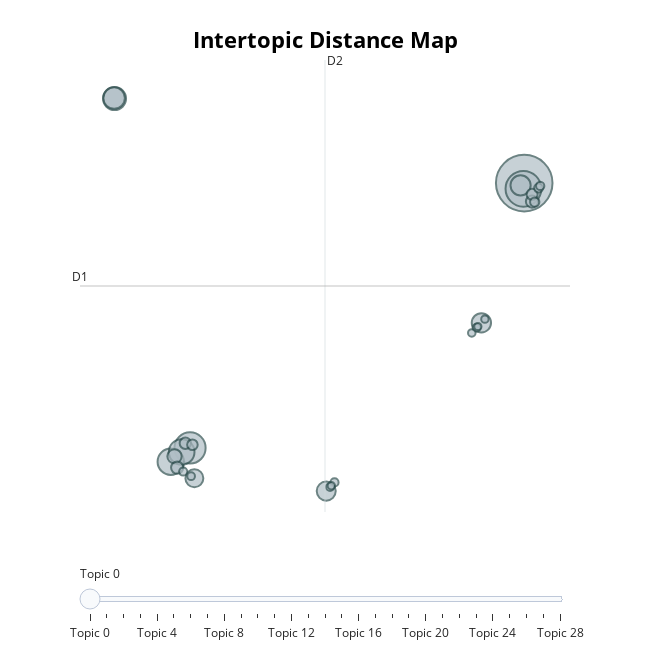

Notebook code for this chart:
### Markdown cell above
## Visualize Topics

### Code cell
topic_model.visualize_topics()

### Figure 1 — Plotly figure (JSON) as saved in the notebook; plotly's stock layout.template omitted (floating-point values rounded to 4 significant figures)
{"data": [{"customdata": [[0, "use | child | present | substance | upset", 1292], [1, "30 | days | age | things | self", 515], [2, "score | percentile | raw | rank | scaled", 391], [3, "disorder | anxiety | diagnosis | psychiatric | comorbid", 281], [4, "language | age | mother | father | family", 266], [5, "history | disease | cause | sibling | medical", 214], [6, "stage | dominant | treadmill | participant | rate", 187], [7, "eating | eat | food | foods | weight", 164], [8, "used | medication | occasions | planned | heroin", 150], [9, "weekdays | weekend | parent | restriction | monitor", 146], [10, "driving | intoxicated | smoke | cigarettes | pregnancy", 130], [11, "duration | weeks | longest | sibling | illness", 83], [12, "craving | strong | desire | compulsions | obsessive", 61], [13, "sleep | night | asleep | sleeps | child", 60], [14, "valid | administration | completed | reason | wais", 52], [15, "parents | argue | arguments | usually | argument", 49], [16, "total | score | ace | apgar | apq", 45], [17, "restless | seated | remaining | difficulty | hyperactive", 35], [18, "student | peers | school | chances | lots", 32], [19, "plate | response | result | 03 | 04", 28], [20, "time | day | hours | exact | primary", 27], [21, "tolerance | substance | marked | concentration | present", 27], [22, "pcp | ketamine | dust | angel | abuse", 26], [23, "texting | messaging | weekdays | weekend | parent", 26], [24, "withdrawal | substance | symptoms | present | relieve", 24], [25, "dose | highest | medication |  | ", 23], [26, "music | frequency | weekdays | weekend | day", 22], [27, "happen | times | yes | did | 22b", 22], [28, "glue | aerosols | inhalants | high | sniffed", 21]], "hovertemplate": "<b>Topic %{customdata[0]}</b><br>%{customdata[1]}<br>Size: %{customdata[2]}", "legendgroup": "", "marker": {"color": "#B0BEC5", "line": {"color": "DarkSlateGrey", "width": 2}, "size": [1292, 515, 391, 281, 266, 214, 187, 164, 150, 146, 130, 83, 61, 60, 52, 49, 45, 35, 32, 28, 27, 27, 26, 26, 24, 23, 22, 22, 21], "sizemode": "area", "sizeref": 0.8075, "symbol": "circle"}, "mode": "markers", "name": "", "orientation": "v", "showlegend": false, "type": "scatter", "x": [11.79, 11.74, -9.782, -11.03, -10.32, -14.66, -14.68, 11.55, 9.024, -0.9919, -9.503, -10.79, -10.61, 12.29, -10.09, 12.3, -9.63, 12.47, 12.71, 12.82, -0.4589, -10.22, 8.716, -0.741, -9.714, 8.403, -0.6617, 9.25, 8.798], "xaxis": "x", "y": [10.38, 10.03, -5.9, -6.748, -6.148, 15.58, 15.61, 10.24, 1.789, -8.555, -7.765, -6.417, -7.109, 9.244, -5.613, 9.691, -5.709, 9.211, 10.08, 10.21, -8.021, -7.351, 1.482, -8.305, -7.639, 1.169, -8.225, 2.014, 1.565], "yaxis": "y"}], "layout": {"annotations": [{"showarrow": false, "text": "D1", "x": -16.89, "y": 4.054, "yshift": 10}, {"showarrow": false, "text": "D2", "x": -1.071, "xshift": 10, "y": 17.95}], "height": 650, "hoverlabel": {"bgcolor": "white", "font": {"family": "Rockwell", "size": 16}}, "legend": {"itemsizing": "constant", "tracegroupgap": 0}, "margin": {"t": 60}, "shapes": [{"line": {"color": "#CFD8DC", "width": 2}, "type": "line", "x0": -1.071, "x1": -1.071, "y0": -9.839, "y1": 17.95}, {"line": {"color": "#9E9E9E", "width": 2}, "type": "line", "x0": -16.89, "x1": 14.74, "y0": 4.054, "y1": 4.054}], "sliders": [{"active": 0, "pad": {"t": 50}, "steps": [{"args": [{"marker.color": [["red", "#B0BEC5", "#B0BEC5", "#B0BEC5", "#B0BEC5", "#B0BEC5", "#B0BEC5", "#B0BEC5", "#B0BEC5", "#B0BEC5", "#B0BEC5", "#B0BEC5", "#B0BEC5", "#B0BEC5", "#B0BEC5", "#B0BEC5", "#B0BEC5", "#B0BEC5", "#B0BEC5", "#B0BEC5", "#B0BEC5", "#B0BEC5", "#B0BEC5", "#B0BEC5", "#B0BEC5", "#B0BEC5", "#B0BEC5", "#B0BEC5", "#B0BEC5"]]}], "label": "Topic 0", "method": "update"}, {"args": [{"marker.color": [["#B0BEC5", "red", "#B0BEC5", "#B0BEC5", "#B0BEC5", "#B0BEC5", "#B0BEC5", "#B0BEC5", "#B0BEC5", "#B0BEC5", "#B0BEC5", "#B0BEC5", "#B0BEC5", "#B0BEC5", "#B0BEC5", "#B0BEC5", "#B0BEC5", "#B0BEC5", "#B0BEC5", "#B0BEC5", "#B0BEC5", "#B0BEC5", "#B0BEC5", "#B0BEC5", "#B0BEC5", "#B0BEC5", "#B0BEC5", "#B0BEC5", "#B0BEC5"]]}], "label": "Topic 1", "method": "update"}, {"args": [{"marker.color": [["#B0BEC5", "#B0BEC5", "red", "#B0BEC5", "#B0BEC5", "#B0BEC5", "#B0BEC5", "#B0BEC5", "#B0BEC5", "#B0BEC5", "#B0BEC5", "#B0BEC5", "#B0BEC5", "#B0BEC5", "#B0BEC5", "#B0BEC5", "#B0BEC5", "#B0BEC5", "#B0BEC5", "#B0BEC5", "#B0BEC5", "#B0BEC5", "#B0BEC5", "#B0BEC5", "#B0BEC5", "#B0BEC5", "#B0BEC5", "#B0BEC5", "#B0BEC5"]]}], "label": "Topic 2", "method": "update"}, {"args": [{"marker.color": [["#B0BEC5", "#B0BEC5", "#B0BEC5", "red", "#B0BEC5", "#B0BEC5", "#B0BEC5", "#B0BEC5", "#B0BEC5", "#B0BEC5", "#B0BEC5", "#B0BEC5", "#B0BEC5", "#B0BEC5", "#B0BEC5", "#B0BEC5", "#B0BEC5", "#B0BEC5", "#B0BEC5", "#B0BEC5", "#B0BEC5", "#B0BEC5", "#B0BEC5", "#B0BEC5", "#B0BEC5", "#B0BEC5", "#B0BEC5", "#B0BEC5", "#B0BEC5"]]}], "label": "Topic 3", "method": "update"}, {"args": [{"marker.color": [["#B0BEC5", "#B0BEC5", "#B0BEC5", "#B0BEC5", "red", "#B0BEC5", "#B0BEC5", "#B0BEC5", "#B0BEC5", "#B0BEC5", "#B0BEC5", "#B0BEC5", "#B0BEC5", "#B0BEC5", "#B0BEC5", "#B0BEC5", "#B0BEC5", "#B0BEC5", "#B0BEC5", "#B0BEC5", "#B0BEC5", "#B0BEC5", "#B0BEC5", "#B0BEC5", "#B0BEC5", "#B0BEC5", "#B0BEC5", "#B0BEC5", "#B0BEC5"]]}], "label": "Topic 4", "method": "update"}, {"args": [{"marker.color": [["#B0BEC5", "#B0BEC5", "#B0BEC5", "#B0BEC5", "#B0BEC5", "red", "#B0BEC5", "#B0BEC5", "#B0BEC5", "#B0BEC5", "#B0BEC5", "#B0BEC5", "#B0BEC5", "#B0BEC5", "#B0BEC5", "#B0BEC5", "#B0BEC5", "#B0BEC5", "#B0BEC5", "#B0BEC5", "#B0BEC5", "#B0BEC5", "#B0BEC5", "#B0BEC5", "#B0BEC5", "#B0BEC5", "#B0BEC5", "#B0BEC5", "#B0BEC5"]]}], "label": "Topic 5", "method": "update"}, {"args": [{"marker.color": [["#B0BEC5", "#B0BEC5", "#B0BEC5", "#B0BEC5", "#B0BEC5", "#B0BEC5", "red", "#B0BEC5", "#B0BEC5", "#B0BEC5", "#B0BEC5", "#B0BEC5", "#B0BEC5", "#B0BEC5", "#B0BEC5", "#B0BEC5", "#B0BEC5", "#B0BEC5", "#B0BEC5", "#B0BEC5", "#B0BEC5", "#B0BEC5", "#B0BEC5", "#B0BEC5", "#B0BEC5", "#B0BEC5", "#B0BEC5", "#B0BEC5", "#B0BEC5"]]}], "label": "Topic 6", "method": "update"}, {"args": [{"marker.color": [["#B0BEC5", "#B0BEC5", "#B0BEC5", "#B0BEC5", "#B0BEC5", "#B0BEC5", "#B0BEC5", "red", "#B0BEC5", "#B0BEC5", "#B0BEC5", "#B0BEC5", "#B0BEC5", "#B0BEC5", "#B0BEC5", "#B0BEC5", "#B0BEC5", "#B0BEC5", "#B0BEC5", "#B0BEC5", "#B0BEC5", "#B0BEC5", "#B0BEC5", "#B0BEC5", "#B0BEC5", "#B0BEC5", "#B0BEC5", "#B0BEC5", "#B0BEC5"]]}], "label": "Topic 7", "method": "update"}, {"args": [{"marker.color": [["#B0BEC5", "#B0BEC5", "#B0BEC5", "#B0BEC5", "#B0BEC5", "#B0BEC5", "#B0BEC5", "#B0BEC5", "red", "#B0BEC5", "#B0BEC5", "#B0BEC5", "#B0BEC5", "#B0BEC5", "#B0BEC5", "#B0BEC5", "#B0BEC5", "#B0BEC5", "#B0BEC5", "#B0BEC5", "#B0BEC5", "#B0BEC5", "#B0BEC5", "#B0BEC5", "#B0BEC5", "#B0BEC5", "#B0BEC5", "#B0BEC5", "#B0BEC5"]]}], "label": "Topic 8", "method": "update"}, {"args": [{"marker.color": [["#B0BEC5", "#B0BEC5", "#B0BEC5", "#B0BEC5", "#B0BEC5", "#B0BEC5", "#B0BEC5", "#B0BEC5", "#B0BEC5", "red", "#B0BEC5", "#B0BEC5", "#B0BEC5", "#B0BEC5", "#B0BEC5", "#B0BEC5", "#B0BEC5", "#B0BEC5", "#B0BEC5", "#B0BEC5", "#B0BEC5", "#B0BEC5", "#B0BEC5", "#B0BEC5", "#B0BEC5", "#B0BEC5", "#B0BEC5", "#B0BEC5", "#B0BEC5"]]}], "label": "Topic 9", "method": "update"}, {"args": [{"marker.color": [["#B0BEC5", "#B0BEC5", "#B0BEC5", "#B0BEC5", "#B0BEC5", "#B0BEC5", "#B0BEC5", "#B0BEC5", "#B0BEC5", "#B0BEC5", "red", "#B0BEC5", "#B0BEC5", "#B0BEC5", "#B0BEC5", "#B0BEC5", "#B0BEC5", "#B0BEC5", "#B0BEC5", "#B0BEC5", "#B0BEC5", "#B0BEC5", "#B0BEC5", "#B0BEC5", "#B0BEC5", "#B0BEC5", "#B0BEC5", "#B0BEC5", "#B0BEC5"]]}], "label": "Topic 10", "method": "update"}, {"args": [{"marker.color": [["#B0BEC5", "#B0BEC5", "#B0BEC5", "#B0BEC5", "#B0BEC5", "#B0BEC5", "#B0BEC5", "#B0BEC5", "#B0BEC5", "#B0BEC5", "#B0BEC5", "red", "#B0BEC5", "#B0BEC5", "#B0BEC5", "#B0BEC5", "#B0BEC5", "#B0BEC5", "#B0BEC5", "#B0BEC5", "#B0BEC5", "#B0BEC5", "#B0BEC5", "#B0BEC5", "#B0BEC5", "#B0BEC5", "#B0BEC5", "#B0BEC5", "#B0BEC5"]]}], "label": "Topic 11", "method": "update"}, {"args": [{"marker.color": [["#B0BEC5", "#B0BEC5", "#B0BEC5", "#B0BEC5", "#B0BEC5", "#B0BEC5", "#B0BEC5", "#B0BEC5", "#B0BEC5", "#B0BEC5", "#B0BEC5", "#B0BEC5", "red", "#B0BEC5", "#B0BEC5", "#B0BEC5", "#B0BEC5", "#B0BEC5", "#B0BEC5", "#B0BEC5", "#B0BEC5", "#B0BEC5", "#B0BEC5", "#B0BEC5", "#B0BEC5", "#B0BEC5", "#B0BEC5", "#B0BEC5", "#B0BEC5"]]}], "label": "Topic 12", "method": "update"}, {"args": [{"marker.color": [["#B0BEC5", "#B0BEC5", "#B0BEC5", "#B0BEC5", "#B0BEC5", "#B0BEC5", "#B0BEC5", "#B0BEC5", "#B0BEC5", "#B0BEC5", "#B0BEC5", "#B0BEC5", "#B0BEC5", "red", "#B0BEC5", "#B0BEC5", "#B0BEC5", "#B0BEC5", "#B0BEC5", "#B0BEC5", "#B0BEC5", "#B0BEC5", "#B0BEC5", "#B0BEC5", "#B0BEC5", "#B0BEC5", "#B0BEC5", "#B0BEC5", "#B0BEC5"]]}], "label": "Topic 13", "method": "update"}, {"args": [{"marker.color": [["#B0BEC5", "#B0BEC5", "#B0BEC5", "#B0BEC5", "#B0BEC5", "#B0BEC5", "#B0BEC5", "#B0BEC5", "#B0BEC5", "#B0BEC5", "#B0BEC5", "#B0BEC5", "#B0BEC5", "#B0BEC5", "red", "#B0BEC5", "#B0BEC5", "#B0BEC5", "#B0BEC5", "#B0BEC5", "#B0BEC5", "#B0BEC5", "#B0BEC5", "#B0BEC5", "#B0BEC5", "#B0BEC5", "#B0BEC5", "#B0BEC5", "#B0BEC5"]]}], "label": "Topic 14", "method": "update"}, {"args": [{"marker.color": [["#B0BEC5", "#B0BEC5", "#B0BEC5", "#B0BEC5", "#B0BEC5", "#B0BEC5", "#B0BEC5", "#B0BEC5", "#B0BEC5", "#B0BEC5", "#B0BEC5", "#B0BEC5", "#B0BEC5", "#B0BEC5", "#B0BEC5", "red", "#B0BEC5", "#B0BEC5", "#B0BEC5", "#B0BEC5", "#B0BEC5", "#B0BEC5", "#B0BEC5", "#B0BEC5", "#B0BEC5", "#B0BEC5", "#B0BEC5", "#B0BEC5", "#B0BEC5"]]}], "label": "Topic 15", "method": "update"}, {"args": [{"marker.color": [["#B0BEC5", "#B0BEC5", "#B0BEC5", "#B0BEC5", "#B0BEC5", "#B0BEC5", "#B0BEC5", "#B0BEC5", "#B0BEC5", "#B0BEC5", "#B0BEC5", "#B0BEC5", "#B0BEC5", "#B0BEC5", "#B0BEC5", "#B0BEC5", "red", "#B0BEC5", "#B0BEC5", "#B0BEC5", "#B0BEC5", "#B0BEC5", "#B0BEC5", "#B0BEC5", "#B0BEC5", "#B0BEC5", "#B0BEC5", "#B0BEC5", "#B0BEC5"]]}], "label": "Topic 16", "method": "update"}, {"args": [{"marker.color": [["#B0BEC5", "#B0BEC5", "#B0BEC5", "#B0BEC5", "#B0BEC5", "#B0BEC5", "#B0BEC5", "#B0BEC5", "#B0BEC5", "#B0BEC5", "#B0BEC5", "#B0BEC5", "#B0BEC5", "#B0BEC5", "#B0BEC5", "#B0BEC5", "#B0BEC5", "red", "#B0BEC5", "#B0BEC5", "#B0BEC5", "#B0BEC5", "#B0BEC5", "#B0BEC5", "#B0BEC5", "#B0BEC5", "#B0BEC5", "#B0BEC5", "#B0BEC5"]]}], "label": "Topic 17", "method": "update"}, {"args": [{"marker.color": [["#B0BEC5", "#B0BEC5", "#B0BEC5", "#B0BEC5", "#B0BEC5", "#B0BEC5", "#B0BEC5", "#B0BEC5", "#B0BEC5", "#B0BEC5", "#B0BEC5", "#B0BEC5", "#B0BEC5", "#B0BEC5", "#B0BEC5", "#B0BEC5", "#B0BEC5", "#B0BEC5", "red", "#B0BEC5", "#B0BEC5", "#B0BEC5", "#B0BEC5", "#B0BEC5", "#B0BEC5", "#B0BEC5", "#B0BEC5", "#B0BEC5", "#B0BEC5"]]}], "label": "Topic 18", "method": "update"}, {"args": [{"marker.color": [["#B0BEC5", "#B0BEC5", "#B0BEC5", "#B0BEC5", "#B0BEC5", "#B0BEC5", "#B0BEC5", "#B0BEC5", "#B0BEC5", "#B0BEC5", "#B0BEC5", "#B0BEC5", "#B0BEC5", "#B0BEC5", "#B0BEC5", "#B0BEC5", "#B0BEC5", "#B0BEC5", "#B0BEC5", "red", "#B0BEC5", "#B0BEC5", "#B0BEC5", "#B0BEC5", "#B0BEC5", "#B0BEC5", "#B0BEC5", "#B0BEC5", "#B0BEC5"]]}], "label": "Topic 19", "method": "update"}, {"args": [{"marker.color": [["#B0BEC5", "#B0BEC5", "#B0BEC5", "#B0BEC5", "#B0BEC5", "#B0BEC5", "#B0BEC5", "#B0BEC5", "#B0BEC5", "#B0BEC5", "#B0BEC5", "#B0BEC5", "#B0BEC5", "#B0BEC5", "#B0BEC5", "#B0BEC5", "#B0BEC5", "#B0BEC5", "#B0BEC5", "#B0BEC5", "red", "#B0BEC5", "#B0BEC5", "#B0BEC5", "#B0BEC5", "#B0BEC5", "#B0BEC5", "#B0BEC5", "#B0BEC5"]]}], "label": "Topic 20", "method": "update"}, {"args": [{"marker.color": [["#B0BEC5", "#B0BEC5", "#B0BEC5", "#B0BEC5", "#B0BEC5", "#B0BEC5", "#B0BEC5", "#B0BEC5", "#B0BEC5", "#B0BEC5", "#B0BEC5", "#B0BEC5", "#B0BEC5", "#B0BEC5", "#B0BEC5", "#B0BEC5", "#B0BEC5", "#B0BEC5", "#B0BEC5", "#B0BEC5", "#B0BEC5", "red", "#B0BEC5", "#B0BEC5", "#B0BEC5", "#B0BEC5", "#B0BEC5", "#B0BEC5", "#B0BEC5"]]}], "label": "Topic 21", "method": "update"}, {"args": [{"marker.color": [["#B0BEC5", "#B0BEC5", "#B0BEC5", "#B0BEC5", "#B0BEC5", "#B0BEC5", "#B0BEC5", "#B0BEC5", "#B0BEC5", "#B0BEC5", "#B0BEC5", "#B0BEC5", "#B0BEC5", "#B0BEC5", "#B0BEC5", "#B0BEC5", "#B0BEC5", "#B0BEC5", "#B0BEC5", "#B0BEC5", "#B0BEC5", "#B0BEC5", "red", "#B0BEC5", "#B0BEC5", "#B0BEC5", "#B0BEC5", "#B0BEC5", "#B0BEC5"]]}], "label": "Topic 22", "method": "update"}, {"args": [{"marker.color": [["#B0BEC5", "#B0BEC5", "#B0BEC5", "#B0BEC5", "#B0BEC5", "#B0BEC5", "#B0BEC5", "#B0BEC5", "#B0BEC5", "#B0BEC5", "#B0BEC5", "#B0BEC5", "#B0BEC5", "#B0BEC5", "#B0BEC5", "#B0BEC5", "#B0BEC5", "#B0BEC5", "#B0BEC5", "#B0BEC5", "#B0BEC5", "#B0BEC5", "#B0BEC5", "red", "#B0BEC5", "#B0BEC5", "#B0BEC5", "#B0BEC5", "#B0BEC5"]]}], "label": "Topic 23", "method": "update"}, {"args": [{"marker.color": [["#B0BEC5", "#B0BEC5", "#B0BEC5", "#B0BEC5", "#B0BEC5", "#B0BEC5", "#B0BEC5", "#B0BEC5", "#B0BEC5", "#B0BEC5", "#B0BEC5", "#B0BEC5", "#B0BEC5", "#B0BEC5", "#B0BEC5", "#B0BEC5", "#B0BEC5", "#B0BEC5", "#B0BEC5", "#B0BEC5", "#B0BEC5", "#B0BEC5", "#B0BEC5", "#B0BEC5", "red", "#B0BEC5", "#B0BEC5", "#B0BEC5", "#B0BEC5"]]}], "label": "Topic 24", "method": "update"}, {"args": [{"marker.color": [["#B0BEC5", "#B0BEC5", "#B0BEC5", "#B0BEC5", "#B0BEC5", "#B0BEC5", "#B0BEC5", "#B0BEC5", "#B0BEC5", "#B0BEC5", "#B0BEC5", "#B0BEC5", "#B0BEC5", "#B0BEC5", "#B0BEC5", "#B0BEC5", "#B0BEC5", "#B0BEC5", "#B0BEC5", "#B0BEC5", "#B0BEC5", "#B0BEC5", "#B0BEC5", "#B0BEC5", "#B0BEC5", "red", "#B0BEC5", "#B0BEC5", "#B0BEC5"]]}], "label": "Topic 25", "method": "update"}, {"args": [{"marker.color": [["#B0BEC5", "#B0BEC5", "#B0BEC5", "#B0BEC5", "#B0BEC5", "#B0BEC5", "#B0BEC5", "#B0BEC5", "#B0BEC5", "#B0BEC5", "#B0BEC5", "#B0BEC5", "#B0BEC5", "#B0BEC5", "#B0BEC5", "#B0BEC5", "#B0BEC5", "#B0BEC5", "#B0BEC5", "#B0BEC5", "#B0BEC5", "#B0BEC5", "#B0BEC5", "#B0BEC5", "#B0BEC5", "#B0BEC5", "red", "#B0BEC5", "#B0BEC5"]]}], "label": "Topic 26", "method": "update"}, {"args": [{"marker.color": [["#B0BEC5", "#B0BEC5", "#B0BEC5", "#B0BEC5", "#B0BEC5", "#B0BEC5", "#B0BEC5", "#B0BEC5", "#B0BEC5", "#B0BEC5", "#B0BEC5", "#B0BEC5", "#B0BEC5", "#B0BEC5", "#B0BEC5", "#B0BEC5", "#B0BEC5", "#B0BEC5", "#B0BEC5", "#B0BEC5", "#B0BEC5", "#B0BEC5", "#B0BEC5", "#B0BEC5", "#B0BEC5", "#B0BEC5", "#B0BEC5", "red", "#B0BEC5"]]}], "label": "Topic 27", "method": "update"}, {"args": [{"marker.color": [["#B0BEC5", "#B0BEC5", "#B0BEC5", "#B0BEC5", "#B0BEC5", "#B0BEC5", "#B0BEC5", "#B0BEC5", "#B0BEC5", "#B0BEC5", "#B0BEC5", "#B0BEC5", "#B0BEC5", "#B0BEC5", "#B0BEC5", "#B0BEC5", "#B0BEC5", "#B0BEC5", "#B0BEC5", "#B0BEC5", "#B0BEC5", "#B0BEC5", "#B0BEC5", "#B0BEC5", "#B0BEC5", "#B0BEC5", "#B0BEC5", "#B0BEC5", "red"]]}], "label": "Topic 28", "method": "update"}]}], "title": {"font": {"color": "Black", "size": 22}, "text": "<b>Intertopic Distance Map</b>", "x": 0.5, "xanchor": "center", "y": 0.95, "yanchor": "top"}, "width": 650, "xaxis": {"anchor": "y", "domain": [0, 1], "range": [-16.89, 14.74], "title": {"text": ""}, "visible": false}, "yaxis": {"anchor": "x", "domain": [0, 1], "range": [-9.839, 17.95], "title": {"text": ""}, "visible": false}}}
